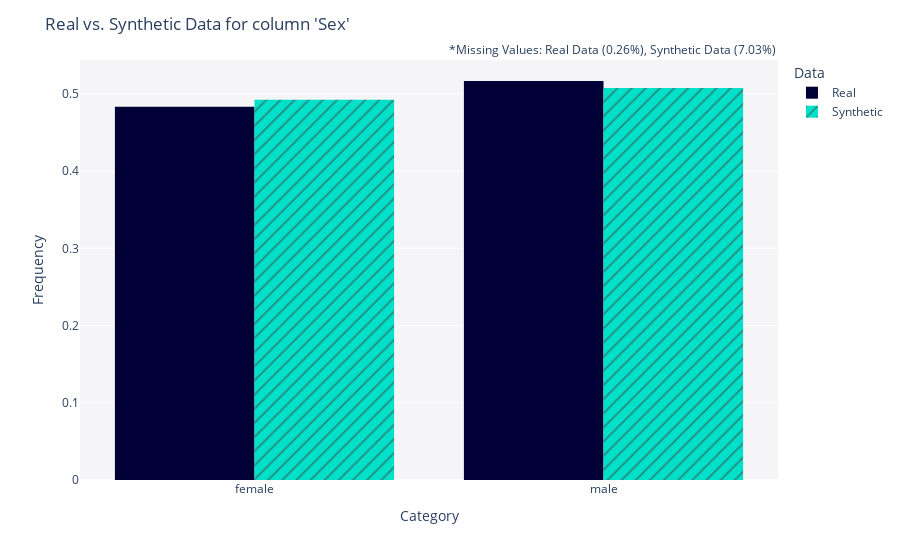

Notebook source saved alongside this figure:
### Code cell
from sdv.evaluation.single_table import get_column_plot

fig = get_column_plot(
    real_data=rpad_df,
    synthetic_data=synth_data,
    column_name='Sex',
    metadata=metadata
)
    
fig.show()
fig.write_image(file = f"pages/evaluation/{folder_name}/images/col_plot_sex.png")

### Figure 1 — Plotly figure (JSON) as saved in the notebook; plotly's stock layout.template omitted (floating-point values rounded to 4 significant figures; data arrays with more than 128 entries replaced by an {"elided": "..."} marker saying what was removed)
{"data": [{"alignmentgroup": "True", "bingroup": "x", "histnorm": "probability density", "hovertemplate": "<b>Real</b><br>Frequency: %{y}<extra></extra>", "legendgroup": "Real", "marker": {"color": "#000036", "pattern": {"shape": ""}}, "name": "Real", "offsetgroup": "Real", "orientation": "v", "showlegend": true, "type": "histogram", "x": {"elided": "782 str values"}, "xaxis": "x", "yaxis": "y"}, {"alignmentgroup": "True", "bingroup": "x", "histnorm": "probability density", "hovertemplate": "<b>Synthetic</b><br>Frequency: %{y}<extra></extra>", "legendgroup": "Synthetic", "marker": {"color": "#01E0C9", "pattern": {"shape": "/"}}, "name": "Synthetic", "offsetgroup": "Synthetic", "orientation": "v", "showlegend": true, "type": "histogram", "x": {"elided": "782 str values"}, "xaxis": "x", "yaxis": "y"}], "layout": {"annotations": [{"showarrow": false, "text": "*Missing Values: Real Data (0.26%), Synthetic Data (7.03%)", "x": 1, "xref": "paper", "y": 1.05, "yref": "paper"}], "barmode": "group", "legend": {"title": {"text": "Data"}, "tracegroupgap": 0}, "margin": {"t": 60}, "plot_bgcolor": "#F5F5F8", "title": {"text": "Real vs. Synthetic Data for column 'Sex'"}, "xaxis": {"anchor": "y", "domain": [0, 1], "title": {"text": "Category"}}, "yaxis": {"anchor": "x", "domain": [0, 1], "title": {"text": "Frequency"}}}}
